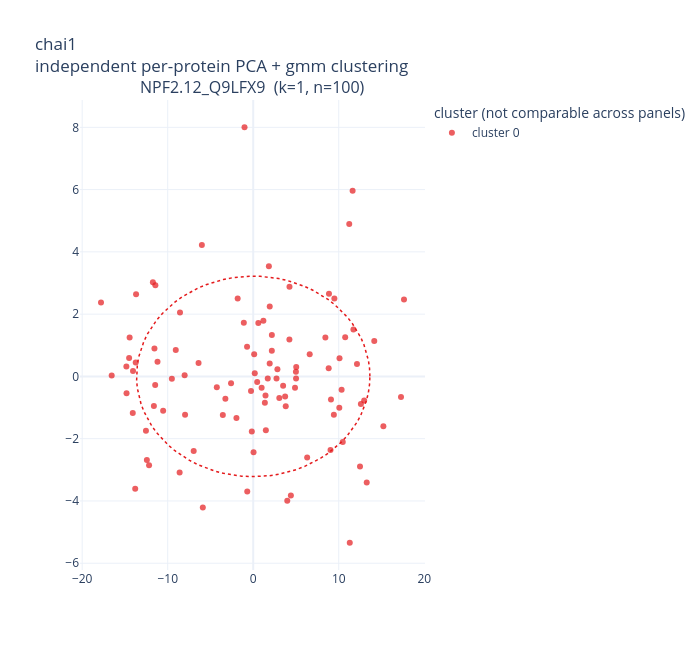

The code cell stored with this chart in its notebook:
### Markdown cell above
### `chai1`

Chai-1 (Chai Discovery) -- open, AF3-style diffusion model trained independently of AlphaFold3.

### Code cell
plot_backend_clustering("chai1")
